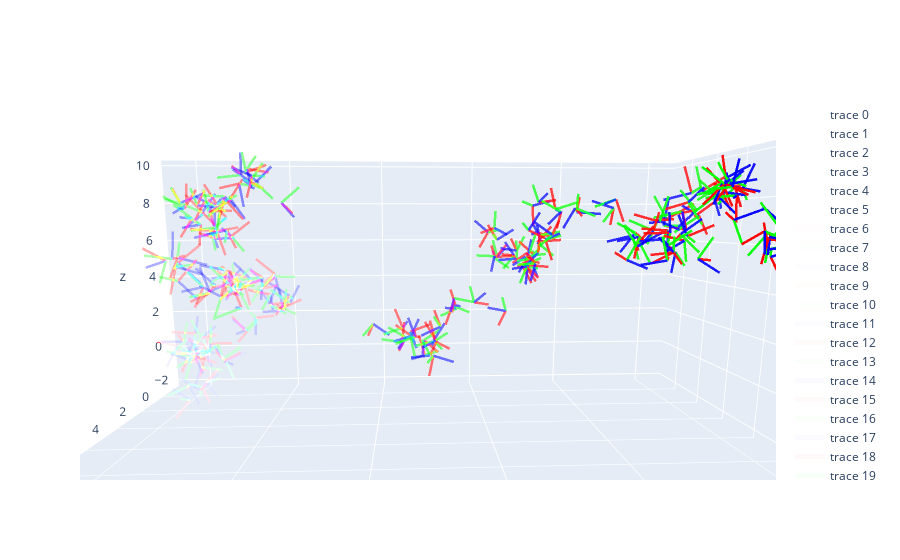

Source (notebook cell):
### Code cell
# Create a 3D figure
fig = go.Figure()
fig.update_layout(
    scene=dict(
        aspectmode='data'  # ensures all axes are scaled equally
    )
)

#initialize 3x3 rotation matrix
#euler_angles = [0.,0.,0.] #rotation about xaxis, yaxis, zaxis
# print("\n rotation matrix (3x3) \n", rotm, "\n")

#initialize translation vector
trans_vec = np.array([[0., 0., 0]]) #[x, y, z]
# print("\n translation vector (3x1) \n", trans_vec)

#resize rotation matrix to 4x4 so it can be used with homogenous cooridnates
#update homo_trans to include translation as well
#print("\n homogenous transformation matrix (4x4) for pose 0 \n", homo_trans ,"\n")


runLen = len(df)

draw_frame(fig, np.eye(4), alpha = 1/runLen)
homo_trans = np.eye(4)

for i in range(runLen):
    if i%50 == 0:
        plot = True
    else:
        plot = False
    i = i + 9
    row = df[df['rowID']==i]

    #update translation
    row_label = row.index[0]
    heading = row.at[row_label,'H']
    speed = row.at[row_label,'s']
    new_trans_step = get_translation_vector(heading = heading, speed = speed)
    
    #update rotation
    pitch = row['pitch']
    Rx = get_rx(pitch = pitch)
    
    roll = row['roll']
    Ry = get_ry(roll = roll)
    
    new_rotm_step = Rx @ Ry
    
    #update homo_trans_step
    homo_trans_step = np.append(np.append(new_rotm_step, np.zeros([3,1]), axis = 1), np.array([[0,0,0,1]]), axis = 0)
    homo_trans_step[:3,-1] = new_trans_step
    
    
    #update overall transform
    homo_trans = homo_trans @ homo_trans_step
    
#     print("\n overall homogenous transformation matrix (4x4) for pose", i + 1, "\n", homo_trans ,"\n")
#     print("\n just since the last frame \n", homo_trans_step, "\n")
    
    #add to figure
    if plot == True:
        draw_frame(fig, homo_trans, (i+1)/(runLen+1))


fig.show()
